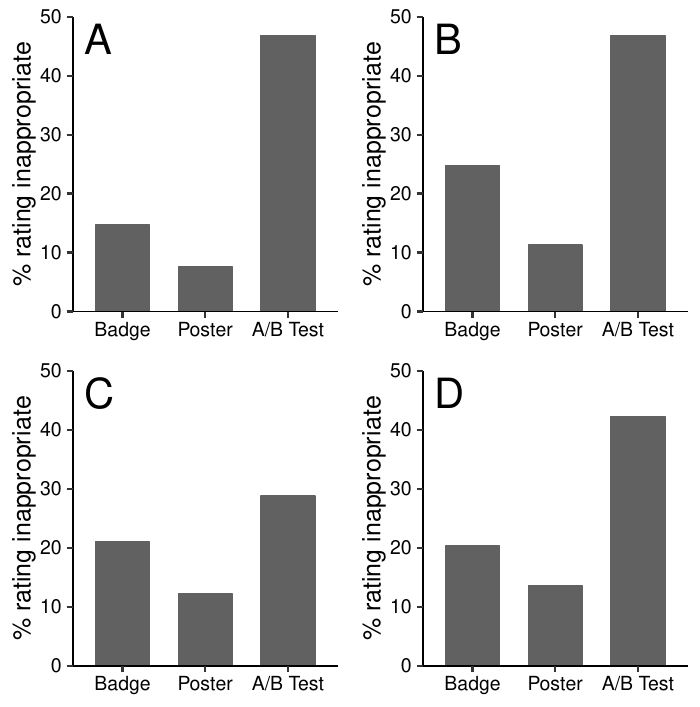

Generate this figure with R:
#The A/B Effect: Objecting to experiments that compare two unobjectionable policies or treatments
#Figure 1
rm(list = ls())

#Load packages
library(tidyverse) #for ggplot and filter
library(readxl) #for read
library(effsize) #for cohens d
library(gridExtra) #for multi plots
library(psy) #for alpha
library(scales) #for colors
library(Rmisc) #for summary stats
library(knitr)
library(kableExtra)
library(broom)

#read in the desired worksheet 
df <- read_excel("ABI_MasterDatafile.xlsx", sheet = "FullExperimentsOnly")
df <- filter(df,RepeatTurkerLabelCode != "1") #Exclude those with 1: participants anywhere in the dataset who took our very first survey AND another survey

#For workspace, keep only useful columns (here, grouping variables, dv, and dv_binary)
df <- df[,c(1:14)]
df.Checklist <- filter(df, df$Scenario == "Checklist" | df$Scenario == "Checklist_vary" | df$Scenario == "Checklist_exact" | df$Scenario == "Checklist_pf" ) #pull out checklist studies only

#PANEL A: first, plot original checklist experiment
df.ChecklistOrig <- filter(df.Checklist, df.Checklist$Scenario == "Checklist") #pull out original checklist experiment
df.ChecklistOrig.summary <- summarySE(df.ChecklistOrig, measurevar = "dv_binary", groupvars = "genericCond") #summarize proportion dv
df.ChecklistOrig.summary <- df.ChecklistOrig.summary %>% mutate(dv_binary = dv_binary*100) #turn into percentages
df.ChecklistOrig.summary$genericCond <- factor(df.ChecklistOrig.summary$genericCond, levels = c("A", "B", "AB")) #order condLabels to be: A, B, AB

pChecklistOrig <- ggplot(df.ChecklistOrig.summary, aes(x = genericCond, y = dv_binary)) +
  geom_bar(stat = 'identity', fill = 'grey38', color = 'grey38', width = .65) +
  theme_set(theme_classic(base_size = 18)) +
  ylab('% rating inappropriate') +
  xlab(NULL) +
  # ylim(0,50) +
  scale_y_continuous(limits = c(0,50), expand = c(0,0)) +
  theme(panel.grid.major = element_blank(),panel.grid.minor = element_blank()) +
  theme(axis.line = element_line(colour = 'black', size = .5, linetype = 'solid')) +
  theme(axis.text = element_text(colour = 'black')) +
  scale_x_discrete(labels=c('A' = 'Badge', 'B' = 'Poster', 'AB' = 'A/B Test')) +
  ggtitle('A') + theme(plot.title = element_text(hjust = 0.05,size=30,margin = margin(t = 10, b = -30)))
  # ggsave("Checklist.png", width = 7.0, height = 5, units = "in", dpi = 500)

#PANEL B: next, plot exact replication of checklist experiment
df.ChecklistRep <- filter(df.Checklist, df.Checklist$Scenario == "Checklist_exact") #pull out replication checklist experiment
df.ChecklistRep.summary <- summarySE(df.ChecklistRep, measurevar = "dv_binary", groupvars = "genericCond") #summarize proportion dv
df.ChecklistRep.summary <- df.ChecklistRep.summary %>% mutate(dv_binary = dv_binary*100) #turn into percentages
df.ChecklistRep.summary$genericCond <- factor(df.ChecklistRep.summary$genericCond, levels = c("A", "B", "AB")) #order condLabels to be: A, B, AB

pChecklistRep <- ggplot(df.ChecklistRep.summary, aes(x = genericCond, y = dv_binary)) +
  geom_bar(stat = 'identity', fill = 'grey38', color = 'grey38', width = .65) +
  theme_set(theme_classic(base_size = 18)) +
  ylab('% rating inappropriate') +
  xlab(NULL) +
  # ylim(0,50) +
  scale_y_continuous(limits = c(0,50), expand = c(0,0)) +
  theme(panel.grid.major = element_blank(),panel.grid.minor = element_blank()) +
  theme(axis.line = element_line(colour = 'black', size = .5, linetype = 'solid')) +
  theme(axis.text = element_text(colour = 'black')) +
  scale_x_discrete(labels=c('A' = 'Badge', 'B' = 'Poster', 'AB' = 'A/B Test')) +
  ggtitle('B') + theme(plot.title = element_text(hjust = 0.05,size=30,margin = margin(t = 10, b = -30)))
# ggsave("Checklist.png", width = 7.0, height = 5, units = "in", dpi = 500)

#PANEL C: next, plot alternative vignette of checklist experiment
df.ChecklistAlt <- filter(df.Checklist, df.Checklist$Scenario == "Checklist_vary") #pull out alternative checklist experiment
df.ChecklistAlt.summary <- summarySE(df.ChecklistAlt, measurevar = "dv_binary", groupvars = "genericCond") #summarize proportion dv
df.ChecklistAlt.summary <- df.ChecklistAlt.summary %>% mutate(dv_binary = dv_binary*100) #turn into percentages
df.ChecklistAlt.summary$genericCond <- factor(df.ChecklistAlt.summary$genericCond, levels = c("A", "B", "AB")) #order condLabels to be: A, B, AB

pChecklistAlt <- ggplot(df.ChecklistAlt.summary, aes(x = genericCond, y = dv_binary)) +
  geom_bar(stat = 'identity', fill = 'grey38', color = 'grey38', width = .65) +
  theme_set(theme_classic(base_size = 18)) +
  ylab('% rating inappropriate') +
  xlab(NULL) +
  # ylim(0,50) +
  scale_y_continuous(limits = c(0,50), expand = c(0,0)) +
  theme(panel.grid.major = element_blank(),panel.grid.minor = element_blank()) +
  theme(axis.line = element_line(colour = 'black', size = .5, linetype = 'solid')) +
  theme(axis.text = element_text(colour = 'black')) +
  scale_x_discrete(labels=c('A' = 'Badge', 'B' = 'Poster', 'AB' = 'A/B Test')) +
  ggtitle('C') + theme(plot.title = element_text(hjust = 0.05,size=30,margin = margin(t = 10, b = -30))) +
  scale_fill_manual(values=c("#666666","white","white")) 
# ggsave("Checklist.png", width = 7.0, height = 5, units = "in", dpi = 500)

#PANEL D: finally, plot pollfish replication of checklist experiment
df.ChecklistPF <- filter(df.Checklist, df.Checklist$Scenario == "Checklist_pf") #pull out pollfish checklist experiment
df.ChecklistPF.summary <- summarySE(df.ChecklistPF, measurevar = "dv_binary", groupvars = "genericCond") #summarize proportion dv
df.ChecklistPF.summary <- df.ChecklistPF.summary %>% mutate(dv_binary = dv_binary*100) #turn into percentages
df.ChecklistPF.summary$genericCond <- factor(df.ChecklistPF.summary$genericCond, levels = c("A", "B", "AB")) #order condLabels to be: A, B, AB

pChecklistPF <- ggplot(df.ChecklistPF.summary, aes(x = genericCond, y = dv_binary)) +
  geom_bar(stat = 'identity', fill = 'grey38', color = 'grey38', width = .65) +
  theme_set(theme_classic(base_size = 18)) +
  ylab('% rating inappropriate') +
  xlab(NULL) +
  # ylim(0,50) +
  scale_y_continuous(limits = c(0,50), expand = c(0,0)) +
  theme(panel.grid.major = element_blank(),panel.grid.minor = element_blank()) +
  theme(axis.line = element_line(colour = 'black', size = .5, linetype = 'solid')) +
  theme(axis.text = element_text(colour = 'black')) +
  scale_x_discrete(labels=c('A' = 'Badge', 'B' = 'Poster', 'AB' = 'A/B Test')) +
  ggtitle('D') + theme(plot.title = element_text(hjust = 0.05,size=30,margin = margin(t = 10, b = -30)))
# ggsave("Checklist.png", width = 7.0, height = 5, units = "in", dpi = 500)

#Plot all panels in a grid
pChecklistGrid <- grid.arrange(pChecklistOrig,pChecklistRep,pChecklistAlt,pChecklistPF)
# ggsave("Figure1.png", plot = pChecklistGrid, width = 9.0, height = 7.5, units = "in", dpi = 500, path = "Output/")
# ggsave("Figure1.pdf", plot = pChecklistGrid, width = 7, units = "in", dpi = 1000, path = "Output/") #HighRes PNAS Width
ggsave("Figure1.tif", plot = pChecklistGrid, device = "tiff", width = 7, units = "in", dpi = 320, path = "Output/") #HighRes PNAS Width
ggsave("Figure1.pdf", plot = pChecklistGrid, device = "pdf", width = 7, units = "in", dpi = 320, path = "Output/") #HighRes PNAS Width

